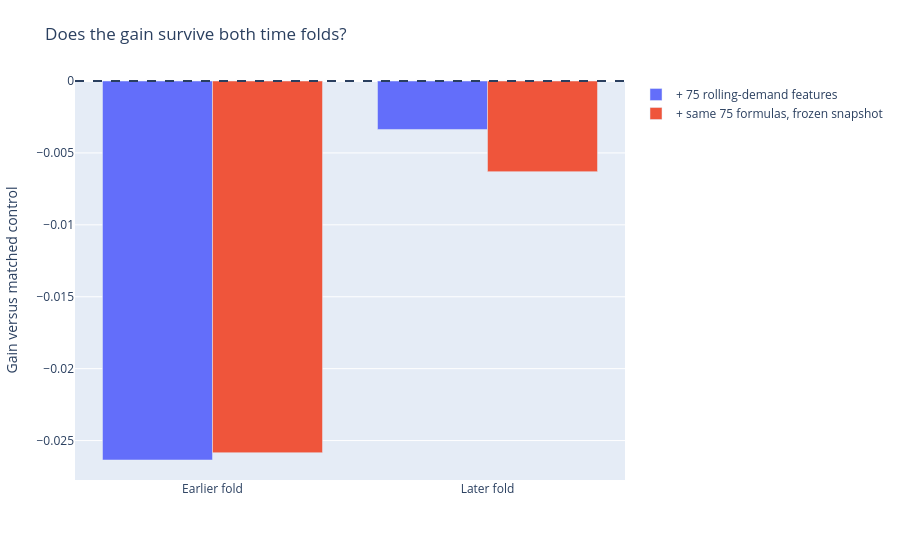

The code cell stored with this chart in its notebook:
### Markdown cell above
## Chronological-fold stability

### Code cell
view.show_chart(3)

### Figure 1 — Plotly figure (JSON) as saved in the notebook; plotly's stock layout.template omitted (floating-point values rounded to 4 significant figures)
{"data": [{"name": "+ 75 rolling-demand features", "type": "bar", "x": ["Earlier fold", "Later fold"], "y": [-0.02635, -0.00337]}, {"name": "+ same 75 formulas, frozen snapshot", "type": "bar", "x": ["Earlier fold", "Later fold"], "y": [-0.02584, -0.006301]}], "layout": {"barmode": "group", "margin": {"b": 80, "l": 65, "r": 35, "t": 80}, "shapes": [{"line": {"dash": "dash"}, "type": "line", "x0": 0, "x1": 1, "xref": "x domain", "y0": 0, "y1": 0, "yref": "y"}], "title": {"text": "Does the gain survive both time folds?"}, "yaxis": {"title": {"text": "Gain versus matched control"}}}}
